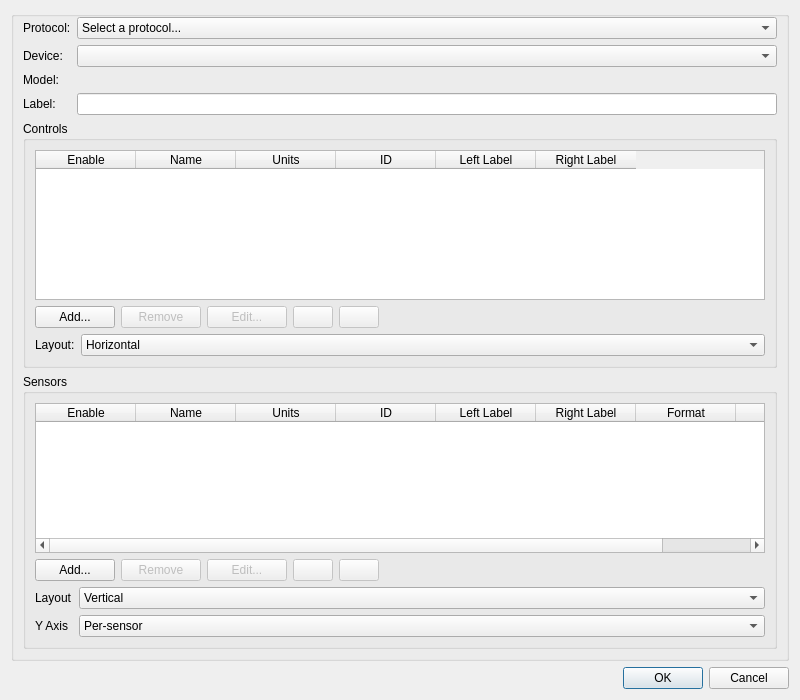
<?xml version="1.0" encoding="UTF-8"?>
<ui version="4.0">
 <class>RemoteControlDeviceDialog</class>
 <widget class="QDialog" name="RemoteControlDeviceDialog">
  <property name="geometry">
   <rect>
    <x>0</x>
    <y>0</y>
    <width>800</width>
    <height>700</height>
   </rect>
  </property>
  <property name="font">
   <font>
    <family>Liberation Sans</family>
    <pointsize>9</pointsize>
   </font>
  </property>
  <property name="windowTitle">
   <string>Remote Control Device</string>
  </property>
  <layout class="QVBoxLayout" name="verticalLayout">
   <item>
    <widget class="QGroupBox" name="groupBox">
     <property name="flat">
      <bool>false</bool>
     </property>
     <layout class="QVBoxLayout" name="verticalLayout_2">
      <property name="topMargin">
       <number>0</number>
      </property>
      <item>
       <layout class="QHBoxLayout" name="serviceLayout"/>
      </item>
      <item>
       <layout class="QFormLayout" name="formLayout">
        <item row="0" column="0">
         <widget class="QLabel" name="protocolLabel">
          <property name="toolTip">
           <string>Protocol to connect to the device</string>
          </property>
          <property name="text">
           <string>Protocol:</string>
          </property>
         </widget>
        </item>
        <item row="0" column="1">
         <widget class="QComboBox" name="protocol">
          <item>
           <property name="text">
            <string>Select a protocol...</string>
           </property>
          </item>
          <item>
           <property name="text">
            <string>TPLink</string>
           </property>
          </item>
          <item>
           <property name="text">
            <string>HomeAssistant</string>
           </property>
          </item>
          <item>
           <property name="text">
            <string>VISA</string>
           </property>
          </item>
         </widget>
        </item>
        <item row="1" column="0">
         <widget class="QLabel" name="deviceLabel">
          <property name="text">
           <string>Device:</string>
          </property>
         </widget>
        </item>
        <item row="2" column="0">
         <widget class="QLabel" name="modelLabel">
          <property name="text">
           <string>Model:</string>
          </property>
         </widget>
        </item>
        <item row="1" column="1">
         <widget class="QComboBox" name="device"/>
        </item>
        <item row="2" column="1">
         <widget class="QLabel" name="model">
          <property name="toolTip">
           <string>Device model name</string>
          </property>
          <property name="text">
           <string/>
          </property>
         </widget>
        </item>
        <item row="3" column="0">
         <widget class="QLabel" name="labelLabel">
          <property name="text">
           <string>Label:</string>
          </property>
         </widget>
        </item>
        <item row="3" column="1">
         <widget class="QLineEdit" name="label">
          <property name="toolTip">
           <string>Label to display for this device in the UI</string>
          </property>
         </widget>
        </item>
       </layout>
      </item>
      <item>
       <widget class="QGroupBox" name="controlsGroup">
        <property name="title">
         <string>Controls</string>
        </property>
        <property name="flat">
         <bool>false</bool>
        </property>
        <layout class="QVBoxLayout" name="verticalLayout_3">
         <item>
          <layout class="QHBoxLayout" name="controlsHorizontalLayout">
           <item>
            <widget class="QTableWidget" name="controls">
             <property name="selectionMode">
              <enum>QAbstractItemView::SingleSelection</enum>
             </property>
             <property name="selectionBehavior">
              <enum>QAbstractItemView::SelectRows</enum>
             </property>
             <column>
              <property name="text">
               <string>Enable</string>
              </property>
              <property name="toolTip">
               <string>Enable display of control in GUI</string>
              </property>
             </column>
             <column>
              <property name="text">
               <string>Name</string>
              </property>
              <property name="toolTip">
               <string>Name of the control</string>
              </property>
             </column>
             <column>
              <property name="text">
               <string>Units</string>
              </property>
             </column>
             <column>
              <property name="text">
               <string>ID</string>
              </property>
             </column>
             <column>
              <property name="text">
               <string>Left Label</string>
              </property>
              <property name="toolTip">
               <string>Label to display to the left of this control in the UI</string>
              </property>
             </column>
             <column>
              <property name="text">
               <string>Right Label</string>
              </property>
              <property name="toolTip">
               <string>Label to display to the right of this control in the UI</string>
              </property>
             </column>
            </widget>
           </item>
          </layout>
         </item>
         <item>
          <layout class="QHBoxLayout" name="horizontalLayout">
           <item>
            <widget class="QPushButton" name="controlAdd">
             <property name="toolTip">
              <string>Add a new control</string>
             </property>
             <property name="text">
              <string>Add...</string>
             </property>
            </widget>
           </item>
           <item>
            <widget class="QPushButton" name="controlRemove">
             <property name="enabled">
              <bool>false</bool>
             </property>
             <property name="toolTip">
              <string>Remove selected control</string>
             </property>
             <property name="text">
              <string>Remove</string>
             </property>
            </widget>
           </item>
           <item>
            <widget class="QPushButton" name="controlEdit">
             <property name="enabled">
              <bool>false</bool>
             </property>
             <property name="toolTip">
              <string>Edit selected control</string>
             </property>
             <property name="text">
              <string>Edit...</string>
             </property>
            </widget>
           </item>
           <item>
            <widget class="QPushButton" name="controlDown">
             <property name="enabled">
              <bool>false</bool>
             </property>
             <property name="toolTip">
              <string>Move down</string>
             </property>
             <property name="text">
              <string/>
             </property>
             <property name="icon">
              <iconset resource="../../../sdrgui/resources/res.qrc">
               <normaloff>:/arrow_down.png</normaloff>:/arrow_down.png</iconset>
             </property>
            </widget>
           </item>
           <item>
            <widget class="QPushButton" name="controlUp">
             <property name="enabled">
              <bool>false</bool>
             </property>
             <property name="toolTip">
              <string>Move up</string>
             </property>
             <property name="text">
              <string/>
             </property>
             <property name="icon">
              <iconset resource="../../../sdrgui/resources/res.qrc">
               <normaloff>:/arrow_up.png</normaloff>:/arrow_up.png</iconset>
             </property>
            </widget>
           </item>
           <item>
            <spacer name="horizontalSpacer_2">
             <property name="orientation">
              <enum>Qt::Horizontal</enum>
             </property>
             <property name="sizeHint" stdset="0">
              <size>
               <width>40</width>
               <height>20</height>
              </size>
             </property>
            </spacer>
           </item>
          </layout>
         </item>
         <item>
          <layout class="QFormLayout" name="controlsForm">
           <item row="0" column="0">
            <widget class="QLabel" name="controlsLayoutLabel">
             <property name="text">
              <string>Layout:</string>
             </property>
            </widget>
           </item>
           <item row="0" column="1">
            <widget class="QComboBox" name="controlsLayout">
             <property name="toolTip">
              <string>How controls are laid out in the UI</string>
             </property>
             <item>
              <property name="text">
               <string>Horizontal</string>
              </property>
             </item>
             <item>
              <property name="text">
               <string>Vertical</string>
              </property>
             </item>
            </widget>
           </item>
          </layout>
         </item>
        </layout>
       </widget>
      </item>
      <item>
       <widget class="QGroupBox" name="sensorsGroup">
        <property name="title">
         <string>Sensors</string>
        </property>
        <property name="flat">
         <bool>false</bool>
        </property>
        <property name="checkable">
         <bool>false</bool>
        </property>
        <layout class="QVBoxLayout" name="verticalLayout_4">
         <item>
          <layout class="QHBoxLayout" name="sensorsHorizontalLayout">
           <item>
            <widget class="QTableWidget" name="sensors">
             <property name="selectionMode">
              <enum>QAbstractItemView::SingleSelection</enum>
             </property>
             <property name="selectionBehavior">
              <enum>QAbstractItemView::SelectRows</enum>
             </property>
             <column>
              <property name="text">
               <string>Enable</string>
              </property>
              <property name="toolTip">
               <string>Enable display of this sensor's value</string>
              </property>
             </column>
             <column>
              <property name="text">
               <string>Name</string>
              </property>
              <property name="toolTip">
               <string>Sensor name</string>
              </property>
             </column>
             <column>
              <property name="text">
               <string>Units</string>
              </property>
              <property name="toolTip">
               <string>Units to display for this sensor in the UI</string>
              </property>
             </column>
             <column>
              <property name="text">
               <string>ID</string>
              </property>
             </column>
             <column>
              <property name="text">
               <string>Left Label</string>
              </property>
              <property name="toolTip">
               <string>Label to display to the left of this sensor in the UI</string>
              </property>
             </column>
             <column>
              <property name="text">
               <string>Right Label</string>
              </property>
              <property name="toolTip">
               <string>Label to display to the right of this sensor in the UI</string>
              </property>
             </column>
             <column>
              <property name="text">
               <string>Format</string>
              </property>
              <property name="toolTip">
               <string>printf format string for formatting the sensor value as a decimal floating point value (E.g. %f %.1f %.3e) or as a string (%s)</string>
              </property>
             </column>
             <column>
              <property name="text">
               <string>Plot</string>
              </property>
              <property name="toolTip">
               <string>Plot sensor data on chart</string>
              </property>
             </column>
            </widget>
           </item>
          </layout>
         </item>
         <item>
          <layout class="QHBoxLayout" name="horizontalLayout_2">
           <item>
            <widget class="QPushButton" name="sensorAdd">
             <property name="text">
              <string>Add...</string>
             </property>
            </widget>
           </item>
           <item>
            <widget class="QPushButton" name="sensorRemove">
             <property name="enabled">
              <bool>false</bool>
             </property>
             <property name="text">
              <string>Remove</string>
             </property>
            </widget>
           </item>
           <item>
            <widget class="QPushButton" name="sensorEdit">
             <property name="enabled">
              <bool>false</bool>
             </property>
             <property name="text">
              <string>Edit...</string>
             </property>
            </widget>
           </item>
           <item>
            <widget class="QPushButton" name="sensorDown">
             <property name="enabled">
              <bool>false</bool>
             </property>
             <property name="toolTip">
              <string>Move down</string>
             </property>
             <property name="text">
              <string/>
             </property>
             <property name="icon">
              <iconset resource="../../../sdrgui/resources/res.qrc">
               <normaloff>:/arrow_down.png</normaloff>:/arrow_down.png</iconset>
             </property>
            </widget>
           </item>
           <item>
            <widget class="QPushButton" name="sensorUp">
             <property name="enabled">
              <bool>false</bool>
             </property>
             <property name="toolTip">
              <string>Move up</string>
             </property>
             <property name="text">
              <string/>
             </property>
             <property name="icon">
              <iconset resource="../../../sdrgui/resources/res.qrc">
               <normaloff>:/arrow_up.png</normaloff>:/arrow_up.png</iconset>
             </property>
            </widget>
           </item>
           <item>
            <spacer name="horizontalSpacer">
             <property name="orientation">
              <enum>Qt::Horizontal</enum>
             </property>
             <property name="sizeHint" stdset="0">
              <size>
               <width>40</width>
               <height>20</height>
              </size>
             </property>
            </spacer>
           </item>
          </layout>
         </item>
         <item>
          <layout class="QFormLayout" name="sensorsForm">
           <item row="1" column="0">
            <widget class="QLabel" name="sensorsLayoutLabel">
             <property name="text">
              <string>Layout</string>
             </property>
            </widget>
           </item>
           <item row="1" column="1">
            <widget class="QComboBox" name="sensorsLayout">
             <property name="toolTip">
              <string>How sensors are laid out in the UI</string>
             </property>
             <property name="currentIndex">
              <number>1</number>
             </property>
             <item>
              <property name="text">
               <string>Horizontal</string>
              </property>
             </item>
             <item>
              <property name="text">
               <string>Vertical</string>
              </property>
             </item>
            </widget>
           </item>
           <item row="2" column="0">
            <widget class="QLabel" name="yAxisLabel">
             <property name="text">
              <string>Y Axis</string>
             </property>
            </widget>
           </item>
           <item row="2" column="1">
            <widget class="QComboBox" name="yAxis">
             <property name="toolTip">
              <string>Set whether each series of sensor data is plotted on a common Y axis or with individual axes</string>
             </property>
             <item>
              <property name="text">
               <string>Per-sensor</string>
              </property>
             </item>
             <item>
              <property name="text">
               <string>Common</string>
              </property>
             </item>
            </widget>
           </item>
          </layout>
         </item>
        </layout>
       </widget>
      </item>
     </layout>
    </widget>
   </item>
   <item>
    <widget class="QDialogButtonBox" name="buttonBox">
     <property name="orientation">
      <enum>Qt::Horizontal</enum>
     </property>
     <property name="standardButtons">
      <set>QDialogButtonBox::Cancel|QDialogButtonBox::Ok</set>
     </property>
    </widget>
   </item>
  </layout>
 </widget>
 <tabstops>
  <tabstop>protocol</tabstop>
  <tabstop>device</tabstop>
  <tabstop>label</tabstop>
  <tabstop>controls</tabstop>
  <tabstop>controlAdd</tabstop>
  <tabstop>controlRemove</tabstop>
  <tabstop>controlEdit</tabstop>
  <tabstop>controlDown</tabstop>
  <tabstop>controlUp</tabstop>
  <tabstop>controlsLayout</tabstop>
  <tabstop>sensors</tabstop>
  <tabstop>sensorAdd</tabstop>
  <tabstop>sensorRemove</tabstop>
  <tabstop>sensorEdit</tabstop>
  <tabstop>sensorDown</tabstop>
  <tabstop>sensorUp</tabstop>
  <tabstop>sensorsLayout</tabstop>
  <tabstop>yAxis</tabstop>
 </tabstops>
 <resources>
  <include location="../../../sdrgui/resources/res.qrc"/>
 </resources>
 <connections>
  <connection>
   <sender>buttonBox</sender>
   <signal>accepted()</signal>
   <receiver>RemoteControlDeviceDialog</receiver>
   <slot>accept()</slot>
   <hints>
    <hint type="sourcelabel">
     <x>295</x>
     <y>619</y>
    </hint>
    <hint type="destinationlabel">
     <x>295</x>
     <y>319</y>
    </hint>
   </hints>
  </connection>
  <connection>
   <sender>buttonBox</sender>
   <signal>rejected()</signal>
   <receiver>RemoteControlDeviceDialog</receiver>
   <slot>reject()</slot>
   <hints>
    <hint type="sourcelabel">
     <x>295</x>
     <y>619</y>
    </hint>
    <hint type="destinationlabel">
     <x>295</x>
     <y>319</y>
    </hint>
   </hints>
  </connection>
 </connections>
</ui>
